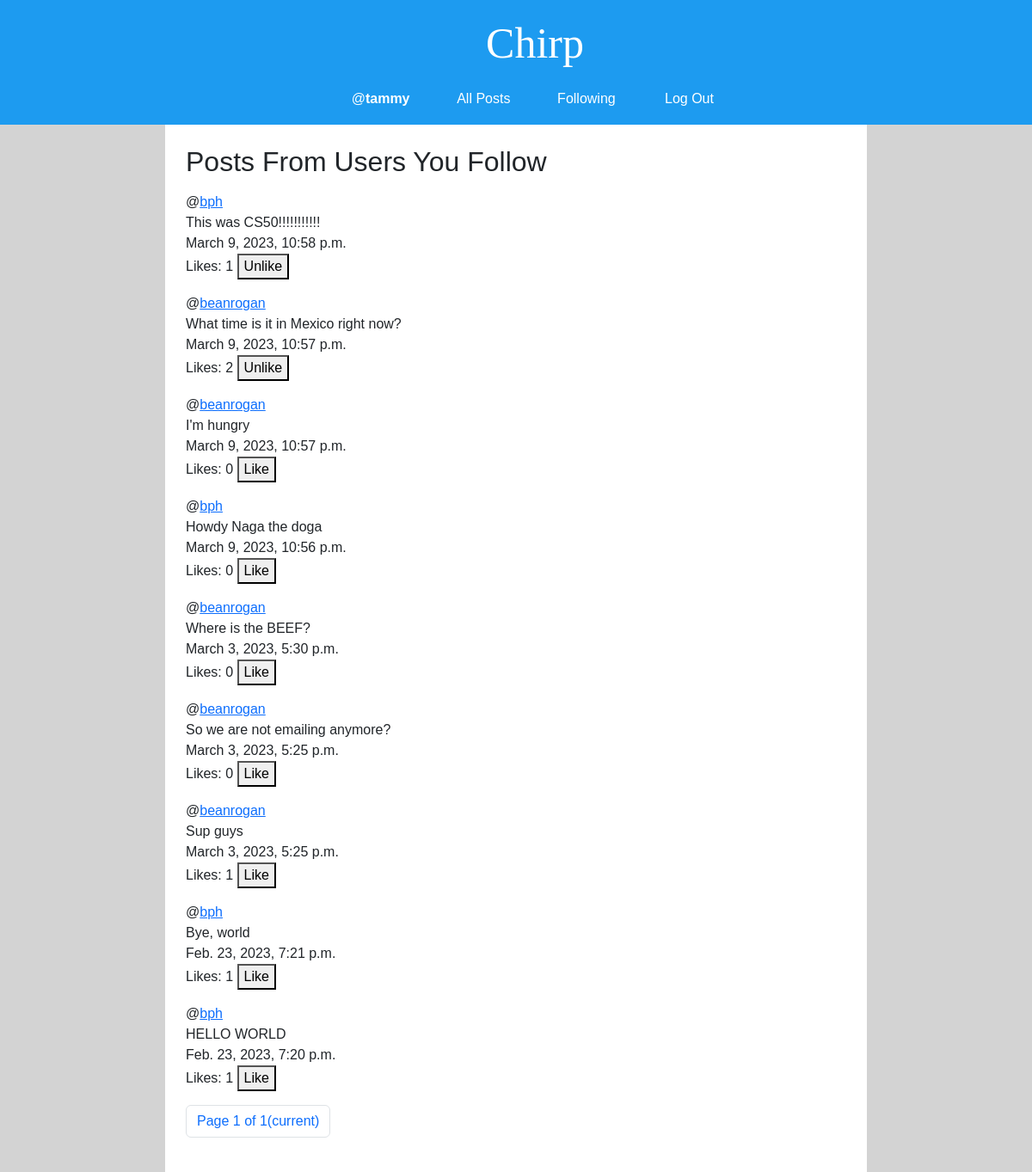
The app's page /following (signed in), older data.
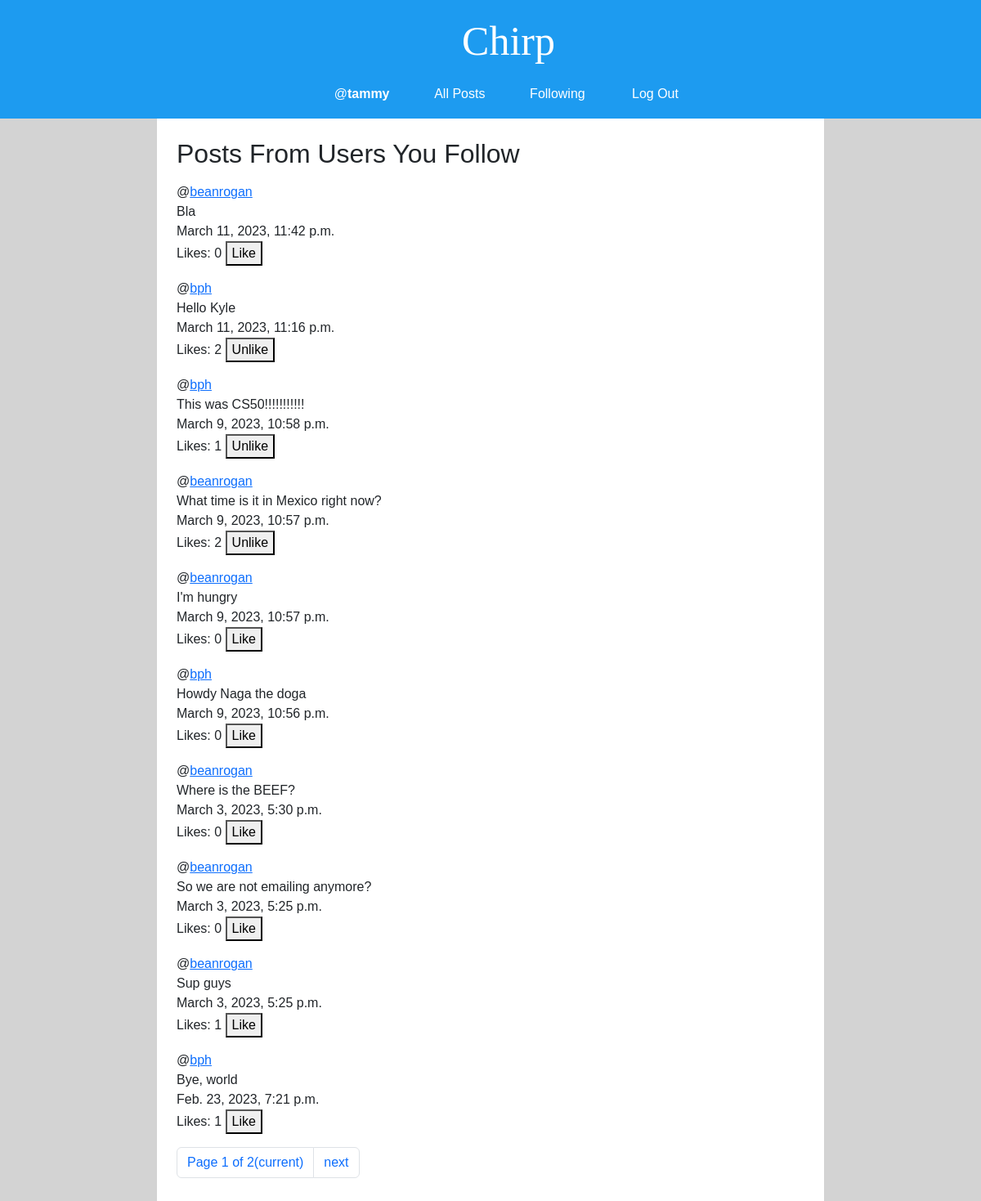
The same page, newer data.
### network/models.py (models this page shows, shortened)
class Post(models.Model):
    author = models.ForeignKey('User', on_delete=models.CASCADE, related_name="+")
    content = models.TextField(max_length=280, verbose_name='')
    like_count = models.PositiveIntegerField(default=0)                            # REMOVE
    datetime = models.DateTimeField(auto_now_add=True)
    def likes(self):
        return self.like_objs.count()
    def users_liked(self):
        users = [like_obj.user for like_obj in self.like_objs.all()]
        return users

class User(AbstractUser):
    pass

### network/views.py (the view)
# urls.py: path("following", views.following, name="following"),
def following(request):
    if not request.user.is_authenticated:
        return HttpResponse(error_message["login_to_view_following"])
    follow_objs_qset = request.user.following.all()
    followed_user_objs = [obj.followed for obj in follow_objs_qset]
    post_list = Post.objects.filter(author__in=followed_user_objs).order_by("-datetime")
    paginator = Paginator(post_list, 10)
    page_number = request.GET.get('page')
    page_obj = paginator.get_page(page_number)
    return render(request, "network/following.html", {
        "page_obj": page_obj,
    })

### network/templates/network/following.html (shortened to what this page needs)
{% extends "network/layout.html" %}
{% load static %}
{% block body %}
<h2>Posts From Users You Follow</h2>
{% include "network/post-pagination.html" with page_obj=page_obj %}
{% endblock %}

### network/templates/network/post-pagination.html (shortened to what this page needs)
<div class="post-group">
    {% for post in page_obj %}
        <p class="post">
            <div class="post-author" id="postAuthor_{{ post.id }}">@<a href="{% url 'profile' post.author.username %}">{{post.author}}</a></div>
            <div class="post-content-container" id="postContentContainer_{{ post.id }}">
                <div class="post-content" id="postContent_{{ post.id }}" style="display: block">{{post.content}}</div>
            </div>
            <div class="post-datetime" id="postDatetime_{{ post.id }}">{{post.datetime}}</div>
            <div>
                Likes: <span class="like-count" id="likeCount_{{ post.id }}">{{ post.likes }}</span>
                {% if user not in post.users_liked and user.is_authenticated %}
                    <button class="like-unlike-button" id="{{ post.id }}">Like</button>
                {% elif user in post.users_liked and user.is_authenticated %}
                    <button class="like-unlike-button" id="{{ post.id }}">Unlike</button>
                {% else %}
                    <button class="like-unlike-button" id="{{ post.id }}" disabled>Like</button>
                {% endif %}
            </div>
        </p>
    {% empty %}
        <span>So empty... need more posts...</span>
    {% endfor %}
    <nav >
        <ul class="pagination">
            <li class="page-item current">
                <a class="page-link">Page {{ page_obj.number }} of {{ page_obj.paginator.num_pages }}<span class="sr-only">(current)</span></a>
            </li>
            {% if page_obj.has_next %}
                <li class="page-item next"><a class="page-link" href="?page={{ page_obj.next_page_number }}">next</a></li>
            {% endif %}
        </ul>
    </nav>
</div>

Row changes from the older to the newer data that the page shows:
no longer on this page (row unchanged): Post: author "bph", content "HELLO WORLD", datetime "Feb. 23, 2023, 7:20 p.m.", likes "1"
added Post: author "beanrogan", content "Bla", datetime "March 11, 2023, 11:42 p.m.", likes "0"
added Post: author "bph", content "Hello Kyle", datetime "March 11, 2023, 11:16 p.m.", likes "2"
Text that changed along with them:
{{ page_obj.paginator.num_pages }}: "1" → "2"
text now shown: "next"
